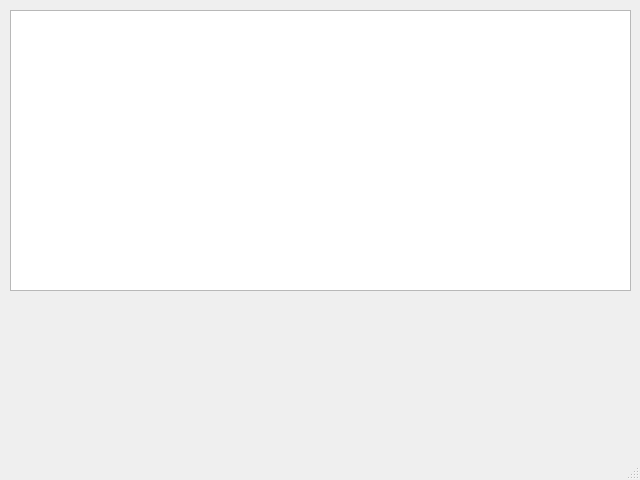
<?xml version="1.0" encoding="UTF-8"?>
<ui version="4.0">
 <class>MainWindow</class>
 <widget class="QMainWindow" name="MainWindow">
  <property name="geometry">
   <rect>
    <x>0</x>
    <y>0</y>
    <width>640</width>
    <height>480</height>
   </rect>
  </property>
  <property name="windowTitle">
   <string>MainWindow</string>
  </property>
  <widget class="QWidget" name="centralwidget">
   <widget class="QTableWidget" name="tableWidget">
    <property name="geometry">
     <rect>
      <x>10</x>
      <y>10</y>
      <width>621</width>
      <height>281</height>
     </rect>
    </property>
   </widget>
  </widget>
  <widget class="QMenuBar" name="menubar">
   <property name="geometry">
    <rect>
     <x>0</x>
     <y>0</y>
     <width>640</width>
     <height>26</height>
    </rect>
   </property>
  </widget>
  <widget class="QStatusBar" name="statusbar"/>
 </widget>
 <resources/>
 <connections/>
</ui>
